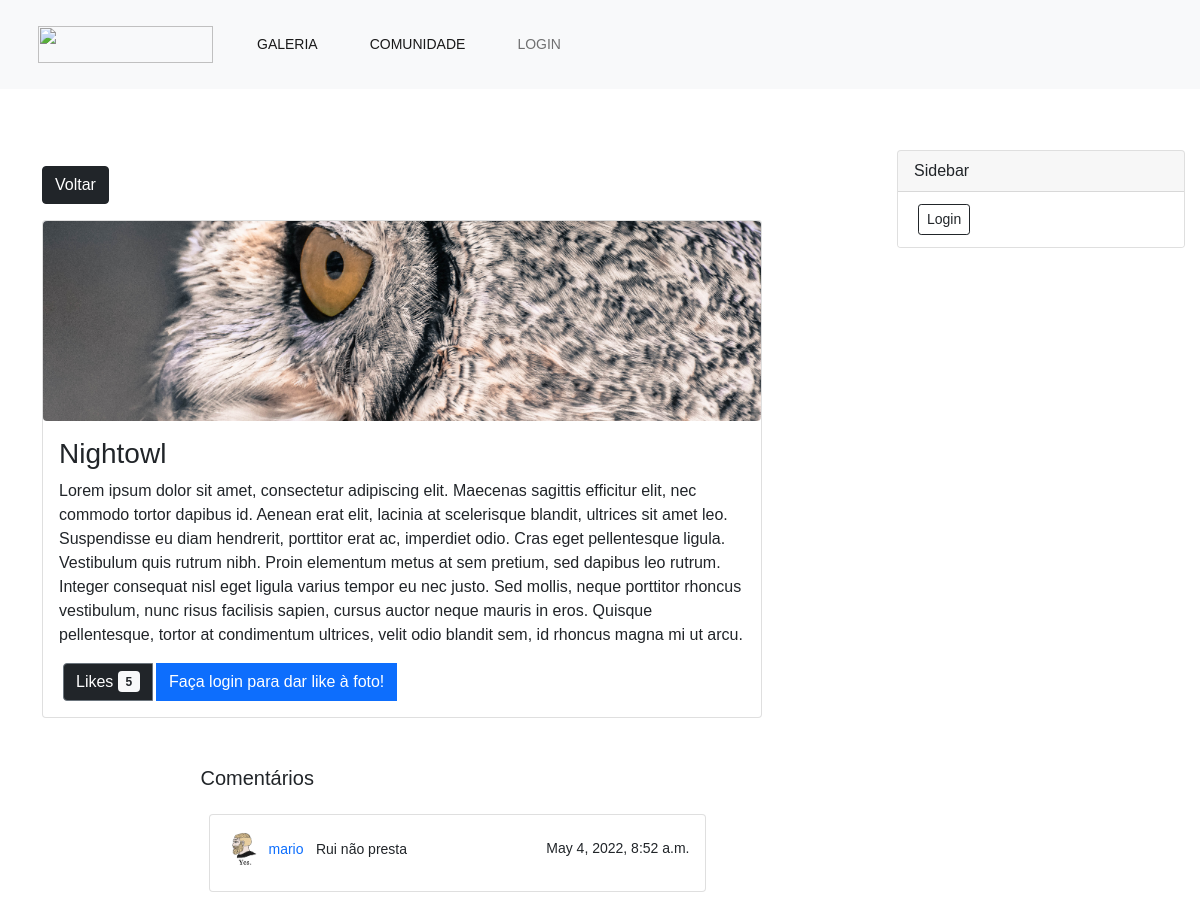
The page /galeria/foto/1 on the database its author committed.
### fotos/models.py (models this page shows, shortened)
class Foto(models.Model):
    categoria = models.ForeignKey(Categoria, on_delete=models.SET_NULL, null=True)
    imagem = models.ImageField(null=False, blank=False)
    titulo = models.CharField(max_length=250, null=False, blank=False)
    descricao = models.TextField()
    created_date = models.DateTimeField(default=now)
    likes = models.ManyToManyField(User, related_name='fotos_like')
    autor = models.ForeignKey(User, on_delete=models.CASCADE, default="")
    def number_of_likes(self):
        return self.likes.count()
    class Meta:
        ordering = ('created_date',)

class Comentario(models.Model):
    autor = models.ForeignKey(User, on_delete=models.CASCADE, default="")
    texto = models.TextField()
    created_date = models.DateTimeField(auto_now_add=True)
    foto = models.ForeignKey(Foto, on_delete=models.CASCADE)

class Utilizador(models.Model):
    user = models.OneToOneField(User, on_delete=models.CASCADE)
    profile_img = models.ImageField(upload_to='profile/', blank=True)
    about = models.CharField(max_length=250, null=True, blank=True)
    followers = models.ManyToManyField(User, related_name='utilizador_followers')
    following = models.ManyToManyField(User, related_name='utilizador_following')
    def image_url(self):
        if self.profile_img and hasattr(self.profile_img, 'url'):
            return self.profile_img.url
        else:
            return '/static/images/profile/default.jpg'
    class Meta:
        permissions = [
            ("criar_post", "Pode criar posts"),
            ("criar_like_dislike", "Pode dar likes ou dislikes"),
            ("criar_comentario", "Pode criar comentários"),
        ]

### fotos/views.py (the view, shortened to what this page needs)
# urls.py: path('galeria/foto/<str:pk>', views.verFoto, name='foto'),
def verFoto(request, pk):
    foto = get_object_or_404(Foto, pk=pk)
    comentarios = Comentario.objects.filter(foto_id=pk).order_by('-created_date')
    likes = foto.number_of_likes()
    is_allowed = is_member(request.user)
    is_autor = False
    liked = False
    if foto.autor == request.user:
        is_autor = True
    if foto.likes.filter(id=request.user.id).exists():
        liked = True
    context = {
        'foto': foto,
        'likes': likes,
        'foto_is_liked': liked,
        'is_allowed': is_allowed,
        'comentarios': comentarios,
        'is_autor': is_autor,
    }
    return render(request, 'fotos/foto.html', context)

### fotos/views.py (called while the page is built)
def is_member(user):
    return user.groups.filter(name='utilizadores').exists()

### fotos/templates/fotos/foto.html (shortened to what this page needs)
{% extends 'base.html' %}
{% block content %}
<div class="container">
    <div class="row">
        <div class="col md-10">
            <a href="javascript:history.back()" class="btn btn-dark my-3">Voltar</a>
            <div class="card" style="width: 45rem;">
                <img class="image-thumbnail rounded d-block"
                     src="{{foto.imagem.url}}" alt="Foto">
                <div class="card-body">
                    <h3>{{foto.titulo}}</h3>
                    <p class="card-text">{{foto.descricao}}</p>
                    <div class="btn-group" role="group">
                        <div class="btn btn-secondary bg-dark mx-1">
                            Likes
                            <span class="badge bg-light text-dark">
                                {{foto.number_of_likes}}
                            </span>
                        </div>
                        {% if user.is_authenticated and is_allowed %}
                        <form action="{% url 'fotos:foto' foto.id %}" method="POST">
                            {% csrf_token %}
                            {% if foto_is_liked %}
                            <button type="submit" name="dislike" value="{{object.id}}" class="btn btn-primary"><i class="fa fa-thumbs-down" style="color: white"></i></button>
                            {% else %}
                            <button type="submit" name="like" value="{{object.id}}" class="btn btn-primary"><i class="fa fa-thumbs-up" style="color: white"></i></button>
                            {% endif %}
                        </form>
                        {% else %}
                            {% if user.is_superuser %}
                            {% else %}
                                <a class="btn btn-primary" href="{% url 'fotos:login' %}?next={{request.path}}">Faça login para dar like à foto!</a><br>
                            {% endif %}
                        {% endif %}
                    </div>
                </div>
            </div>
            <div class="container mt-5">
                <div class="row d-flex justify-content-center">
                    <div class="col-md-8">
                        <div class="headings d-flex justify-content-between align-items-center mb-3">
                            <h5>Comentários</h5>
                            <div class="buttons">
                                <span class="badge bg-white d-flex flex-row align-items-center"></span>
                            </div>
                        </div>
                        {% for comentario in comentarios %}
                        <div class="card p-3 m-2">
                            <div class="d-flex justify-content-between align-items-center">
                                <div class="user d-flex flex-row align-items-center">
                                    <img src="{{ comentario.autor.utilizador.image_url }}" width="35" class="user-img rounded-circle mr-5">
                                    <span>
                                        <small class="font-weight-bold text-primary m-2">{{ comentario.autor }}</small>
                                        <small class="font-weight-bold">{{ comentario.texto }}</small>
                                    </span>
                                </div> <small>{{comentario.created_date }}</small>
                            </div>
                        </div>
                        {% endfor %}
                    </div>
                </div>
            </div>
        </div>
        <div class="col-md-3">
            <div class="card" style="width: 18rem;">
                <div class="card-header">
                    Sidebar
                </div>
                <ul class="list-group list-group-flush">
                    {% if user.is_authenticated %}
                    <li class="list-group-item">
                        <a href="{% url 'fotos:processlogout' %}" class="btn btn-outline-dark btn-sm m-1">
                            Logout</a>
                    </li>
                    {% else %}
                    <li class="list-group-item">
                        <a href="{% url 'fotos:login' %}" class="btn btn-outline-dark btn-sm m-1">
                            Login</a>
                    </li>
                    {% endif %}
                </ul>
            </div>
        </div>
    </div>
</div>
{% endblock %}

### static/css/galeria.css (style rules this page uses)
.image-thumbnail { height: 200px; object-fit: cover; }
body { background-color: #fff; font-family: 'Karla', sans-serif; }

### rows shown on the page
Foto: imagem (picture), titulo "Nightowl", descricao "Lorem ipsum dolor sit amet, consectetur adipiscing elit. Maecenas sagittis efficitur elit, nec commodo tortor dapibus id. Aenean erat elit, lacinia at scelerisque blandit, ultrices sit amet leo. Suspendisse eu diam hendrerit, porttitor erat ac, imperdiet odio. Cras eget pellentesque ligula. Vestibulum quis rutrum nibh. Proin elementum metus at sem pretium, sed dapibus leo rutrum. Integer consequat nisl eget ligula varius tempor eu nec justo. Sed mollis, neque porttitor rhoncus vestibulum, nunc risus facilisis sapien, cursus auctor neque mauris in eros. Quisque pellentesque, tortor at condimentum ultrices, velit odio blandit sem, id rhoncus magna mi ut arcu.", number_of_likes "5"
Comentario: autor.utilizador.image_url (picture), autor "mario", texto "Rui não presta", created_date "May 4, 2022, 8:52 a.m."
